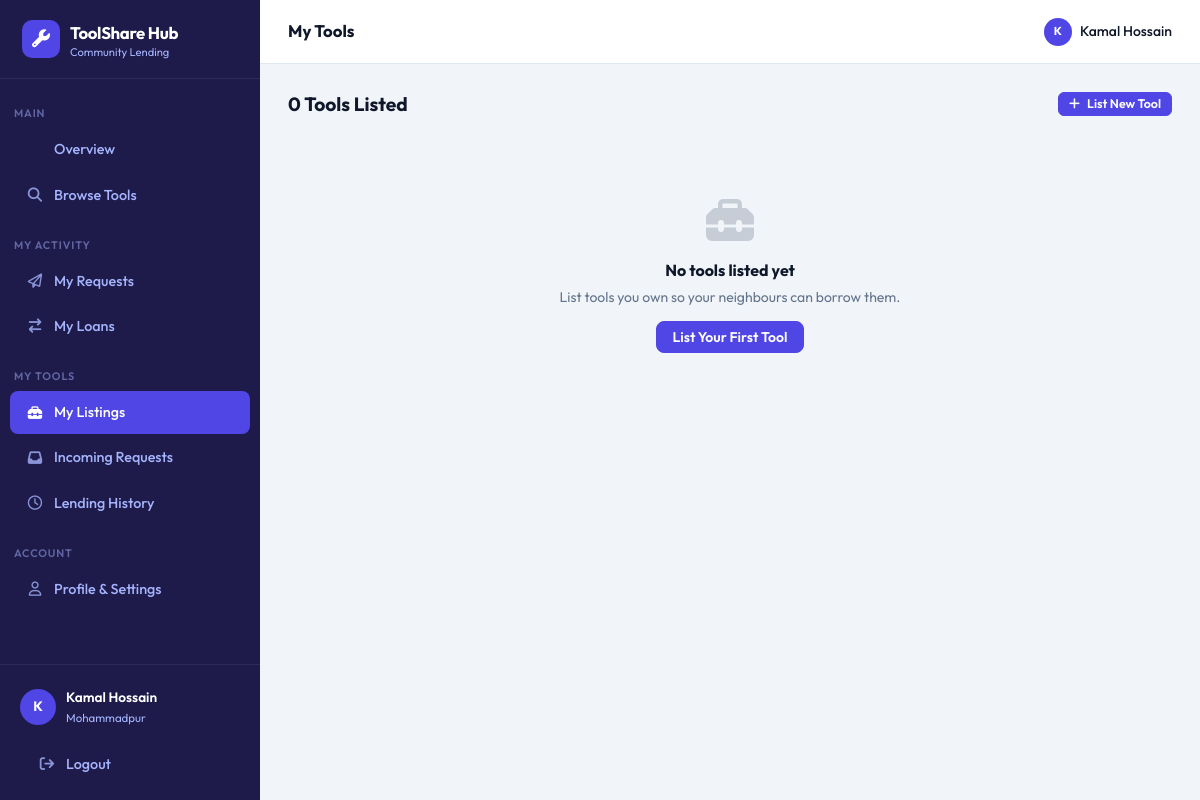
Page /user_dashboard.php?section=my_tools (signed in) on the committed database.
### tables this page shows
CREATE TABLE `member` (
  `member_id` int(11) NOT NULL AUTO_INCREMENT,
  `name` varchar(150) NOT NULL,
  `email` varchar(150) NOT NULL,
  `phone` varchar(20) DEFAULT NULL,
  `password` varchar(255) NOT NULL,
  `area_id` int(11) NOT NULL,
  `avg_rating` decimal(3,2) DEFAULT 0.00,
  `total_loans` int(11) DEFAULT 0,
  `is_banned` tinyint(1) NOT NULL DEFAULT 0,
  `profile_bio` text DEFAULT NULL,
  `role` enum('Admin','Member') DEFAULT 'Member',
  `created_at` datetime DEFAULT current_timestamp(),
  PRIMARY KEY (`member_id`),
  UNIQUE KEY `email` (`email`),
  CONSTRAINT `member_ibfk_1` FOREIGN KEY (`area_id`) REFERENCES `area` (`area_id`)
);

CREATE TABLE `area` (
  `area_id` int(11) NOT NULL AUTO_INCREMENT,
  `area_name` varchar(100) NOT NULL,
  `district` varchar(100) NOT NULL,
  PRIMARY KEY (`area_id`)
);

### user_dashboard.php (the view, shortened to what the rows shown need)
<?php
require_once 'db.php';
$uid     = (int)$_SESSION['member_id'];
$section = $_GET['section'] ?? 'overview';
$member  = fetchOne("SELECT m.*, a.area_name, a.district FROM Member m JOIN Area a ON m.area_id=a.area_id WHERE m.member_id=$uid");
$pending_incoming = fetchOne("SELECT COUNT(*) AS cnt FROM Borrow_Request br JOIN Tool t ON br.tool_id=t.tool_id WHERE t.owner_id=$uid AND br.status='Pending'")['cnt'];
$overdue_mine     = fetchOne("SELECT COUNT(*) AS cnt FROM Loan_Record WHERE borrower_id=$uid AND status='Active' AND expected_return < CURDATE()")['cnt'];
?>
<!DOCTYPE html>
<html lang="en">
<head>
    <link rel="stylesheet" href="assets/style.css">
    <link rel="stylesheet" href="https://cdnjs.cloudflare.com/ajax/libs/font-awesome/6.5.0/css/all.min.css">
</head>
<body>
    <div class="layout">
        <aside class="sidebar" id="sidebar">
            <div class="sidebar-footer">
                <div class="sidebar-user">
                    <div class="avatar"><?= strtoupper(substr($member['name'], 0, 1)) ?></div>
                    <div class="sidebar-user-info">
                        <div class="sidebar-user-name"><?= htmlspecialchars($member['name']) ?></div>
                        <div class="sidebar-user-role"><?= $member['area_name'] ?></div>
                    </div>
                </div>
            </div>
        </aside>
        <div class="main">
            <header class="topbar">
                <div class="topbar-actions">
                    <a href="?section=profile" style="display:flex;align-items:center;gap:8px;color:var(--text);font-weight:500;font-size:.875rem;">
                        <div class="avatar sm"><?= strtoupper(substr($member['name'], 0, 1)) ?></div>
                        <?= htmlspecialchars($member['name']) ?>
                    </a>
                </div>
            </header>
            <div class="page-content fade-in">
                <?php if ($section === 'overview'): ?>
                    <?php
                    $my_tools   = fetchOne("SELECT COUNT(*) AS cnt FROM Tool WHERE owner_id=$uid")['cnt'];
                    $total_loans = $member['total_loans'];
                    $my_rating   = $member['avg_rating'];
                    $review_cnt  = fetchOne("SELECT COUNT(*) AS cnt FROM Review WHERE reviewee_id=$uid")['cnt'];
                    $returned_loans = fetchOne("SELECT COUNT(*) AS cnt FROM Loan_Record WHERE borrower_id=$uid AND status='Returned'")['cnt'];
                    ?>
                    <div class="stats-grid">
                        <div class="stat-card">
                            <div class="stat-icon indigo"><i class="fa-solid fa-toolbox"></i></div>
                            <div class="stat-value"><?= $my_tools ?></div>
                            <div class="stat-label">Tools Listed</div>
                        </div>
                        <div class="stat-card">
                            <div class="stat-icon blue"><i class="fa-solid fa-arrow-right-arrow-left"></i></div>
                            <div class="stat-value"><?= $total_loans ?></div>
                            <div class="stat-label">Total Borrows</div>
                        </div>
                        <div class="stat-card">
                            <div class="stat-icon green"><i class="fa-solid fa-check-circle"></i></div>
                            <div class="stat-value"><?= $returned_loans ?></div>
                            <div class="stat-label">Completed Returns</div>
                        </div>
                        <div class="stat-card">
                            <div class="stat-icon amber"><i class="fa-solid fa-star"></i></div>
                            <div class="stat-value"><?= number_format($my_rating, 1) ?></div>
                            <div class="stat-label">Avg. Rating (<?= $review_cnt ?> reviews)</div>
                        </div>
                        <div class="stat-card">
                            <div class="stat-icon <?= $pending_incoming ? 'red' : 'green' ?>"><i class="fa-solid fa-inbox"></i></div>
                            <div class="stat-value"><?= $pending_incoming ?></div>
                            <div class="stat-label">Pending Requests (received)</div>
                        </div>
                        <div class="stat-card">
                            <div class="stat-icon <?= $overdue_mine ? 'red' : 'green' ?>"><i class="fa-solid fa-clock"></i></div>
                            <div class="stat-value"><?= $overdue_mine ?></div>
                            <div class="stat-label">Overdue Loans</div>
                        </div>
                    </div>
                    <div style="display:grid;grid-template-columns:1fr 1fr;gap:18px;margin-top:4px;">
                        <div class="card">
                            <div class="card-header">
                                <span><i class="fa-solid fa-clock-rotate-left" style="color:var(--primary);margin-right:6px;"></i>Recently Listed Tools</span>
                                <a href="?section=browse" class="btn btn-ghost btn-sm">View all →</a>
                            </div>
                            <?php
                            $recent_tools = fetchAll("
            SELECT t.name, t.status, c.name AS cat, m.name AS owner
            FROM Tool t
            JOIN Category c ON t.category_id=c.category_id
            JOIN Member m ON t.owner_id=m.member_id
            WHERE t.status='Available' AND t.owner_id != $uid
            ORDER BY t.created_at DESC LIMIT 5
        ");
                            ?>
                            <?php if ($recent_tools): ?>
                                <div style="padding:6px 0;">
                                    <?php foreach ($recent_tools as $t): ?>
                                        <div style="display:flex;align-items:center;gap:12px;padding:10px 16px;border-bottom:1px solid var(--border);">
                                            <div class="td-icon"><i class="<?= categoryIcon($t['cat']) ?>" style="font-size:.8rem;"></i></div>
                                            <div style="flex:1;">
                                                <div style="font-size:.875rem;font-weight:600;"><?= htmlspecialchars($t['name']) ?></div>
                                                <div style="font-size:.75rem;color:var(--text-muted);"><?= htmlspecialchars($t['cat']) ?> • <?= htmlspecialchars($t['owner']) ?></div>
                                            </div>
                                            <?= badge($t['status']) ?>
                                        </div>
                                    <?php endforeach; ?>
                                </div>
                            <?php else: ?>
                                <div class="empty-state" style="padding:30px 20px;"><i class="fa-solid fa-toolbox"></i>
                                    <p>No tools available right now</p>
                                </div>
                            <?php endif; ?>
                        </div>
                        <div class="card">
                            <div class="card-header">
                                <span><i class="fa-solid fa-list-check" style="color:var(--primary);margin-right:6px;"></i>My Recent Loans</span>
                                <a href="?section=loans" class="btn btn-ghost btn-sm">View all →</a>
                            </div>
                            <?php
                            $recent_loans = fetchAll("
            SELECT lr.loan_id, lr.status, lr.expected_return, t.name AS tool, lr.loan_date,
                   DATEDIFF(CURDATE(), lr.expected_return) AS days_late
            FROM Loan_Record lr JOIN Tool t ON lr.tool_id=t.tool_id
            WHERE lr.borrower_id=$uid
            ORDER BY lr.loan_date DESC LIMIT 5
        ");
                            ?>
                            <?php if ($recent_loans): ?>
                                <div style="padding:6px 0;">
                                    <?php foreach ($recent_loans as $l): ?>
                                        <div style="display:flex;align-items:center;gap:12px;padding:10px 16px;border-bottom:1px solid var(--border);">
                                            <div class="td-icon"><i class="fa-solid fa-arrow-right-arrow-left"></i></div>
                                            <div style="flex:1;">
                                                <div style="font-size:.875rem;font-weight:600;"><?= htmlspecialchars($l['tool']) ?></div>
                                                <div style="font-size:.75rem;color:var(--text-muted);">Due: <?= $l['expected_return'] ?></div>
                                            </div>
                                            <?= badge($l['status']) ?>
                                            <?php if ($l['status'] === 'Active' && $l['days_late'] > 0): ?>
                                                <span class="overdue-badge"><?= $l['days_late'] ?>d late</span>
                                            <?php endif; ?>
                                        </div>
                                    <?php endforeach; ?>
                                </div>
                            <?php else: ?>
                                <div class="empty-state" style="padding:30px 20px;"><i class="fa-solid fa-arrow-right-arrow-left"></i>
                                    <p>No loans yet</p>
                                </div>
                            <?php endif; ?>
                        </div>
                    </div>
                    <!-- ══════════════════════════════════════════════════════════════
     SECTION: BROWSE TOOLS
══════════════════════════════════════════════════════════════════ -->
                <?php elseif ($section === 'my_tools'): ?>
                    <?php
                    $my_tools = fetchAll("
    SELECT t.*, c.name AS cat_name,
           COUNT(DISTINCT lr.loan_id) AS total_borrows,
           SUM(CASE WHEN lr.status='Active' THEN 1 ELSE 0 END) AS active_borrows
    FROM Tool t
    JOIN Category c ON t.category_id=c.category_id
    LEFT JOIN Loan_Record lr ON lr.tool_id=t.tool_id
    WHERE t.owner_id=$uid
    GROUP BY t.tool_id
    ORDER BY t.created_at DESC
");
                    ?>
                    <div class="section-header">
                        <h2><?= count($my_tools) ?> Tool<?= count($my_tools) != 1 ? 's' : '' ?> Listed</h2>
                    </div>
                <?php endif; ?>
            </div>
        </div>
    </div>
</body>
</html>

### rows in the picture
member: name "K", name "Kamal Hossain", area.area_name "Mohammadpur"

### other values in the picture
$pageTitle "My Tools"
count($my_tools) "0"
